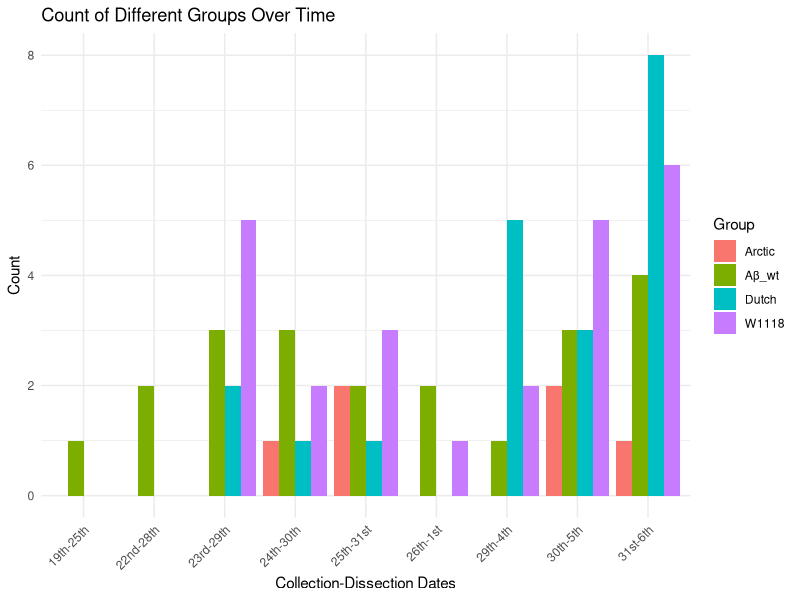

Here is the R script that generated this plot:
library(ggplot2)
library(tidyr)


data <- data.frame(
  Date = c("19th-25th", "22nd-28th", "23rd-29th", "24th-30th", "25th-31st", "26th-1st", "29th-4th", "30th-5th", "31st-6th"),
  Aβ_wt = c(1, 2, 3, 3, 2, 2, 1, 3, 4),
  W1118 = c(NA, NA, 5, 2, 3, 1, 2, 5, 6),
  Arctic = c(NA, NA, NA, 1, 2, NA, NA, 2, 1),
  Dutch = c(NA, NA, 2, 1, 1, NA, 5, 3, 8)
)


data_long <- pivot_longer(data, cols = -Date, names_to = "Group", values_to = "Count")


ggplot(data_long, aes(x = Date, y = Count, fill = Group)) +
  geom_bar(stat = "identity", position = "dodge") +
  labs(title = "Count of Different Groups Over Time", x = "Collection-Dissection Dates", y = "Count") +
  theme_minimal() +
  theme(axis.text.x = element_text(angle = 45, hjust = 1))
